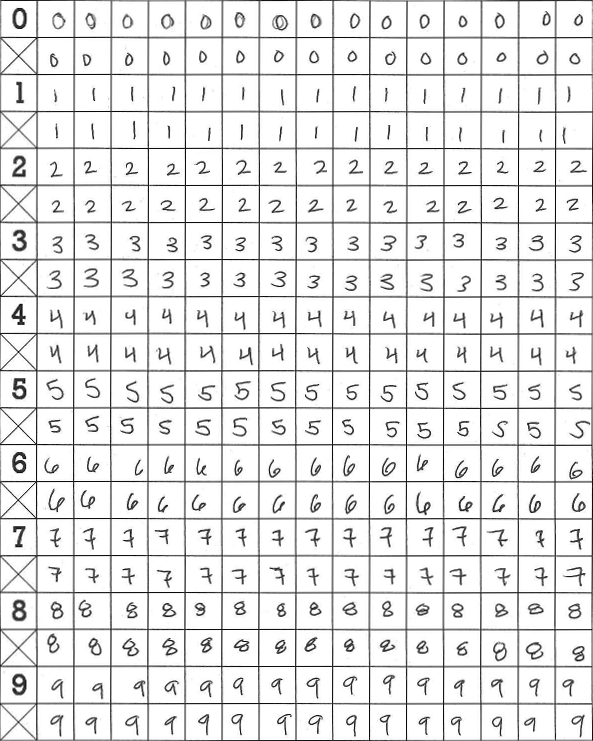
#> input picture test/digits1.png, 593 x 741 px
$ python cropdigits.py
#> lines starting #> are read from the running program, lines starting #| are printed output that depends on the picture
# author: Asher Bernardi
from PIL import Image, ImageOps

def parseCellGrayscales(cell):
	grayscales = ''
	pixels = cell.load()
	for row in range(cell.height):
		for col in range(cell.width):
			# We invert the grayscales so that the black indicates positive
			# direction in the data vector
			# We can take the first RGB integer [0], since it is graysc
			grayscales += str(255 - pixels[col,row][0])
			if row != cell.height - 1 or col != cell.width - 1:
				grayscales += ','
	return grayscales + '\n'

def cropAndParse(image, data_file, target_file):
	coords = (40,3,62,35)
	for row in range(3,741,37):
		for col in range(40,593,37):
			cell = image.crop((col,row,col+32,row+32))
			data_file.write(parseCellGrayscales(cell))
	for i in range(10):
		targets = ''
		for j in range(30):
			targets += str(i) + '\n'
		target_file.write(targets)

csv_data = open('digits.data', 'w+')
csv_target = open('digits.target', 'w+')

digits = Image.open('digits1.png')
#> digits is the input picture: PIL image 593x741 RGBA; mean R, G, B, A 230.5, 230.5, 230.5, 255
cropAndParse(digits, csv_data, csv_target)
digits.close()
digits = Image.open('digits2.png')
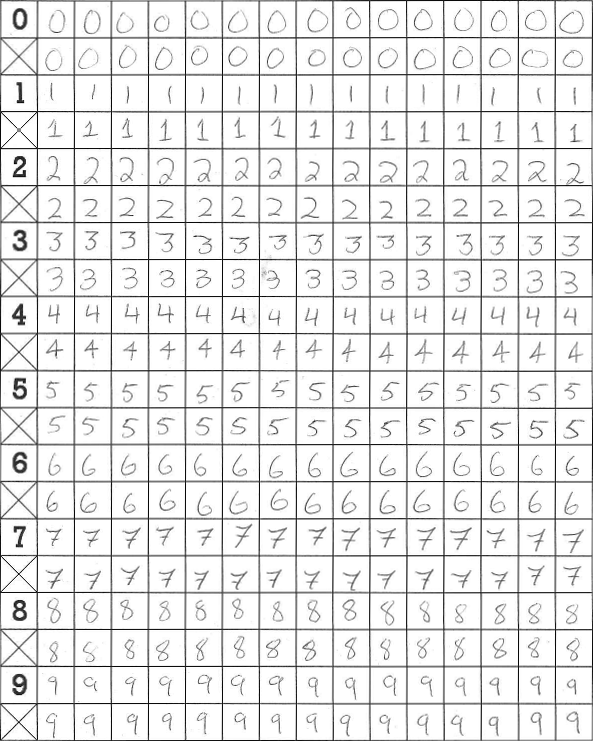
#> input picture test/digits2.png, 593 x 741 px
#> digits is the input picture: PIL image 593x741 RGB; min 0, max 255, mean 233.2
cropAndParse(digits, csv_data, csv_target)
digits.close()
digits = Image.open('digits3.png')
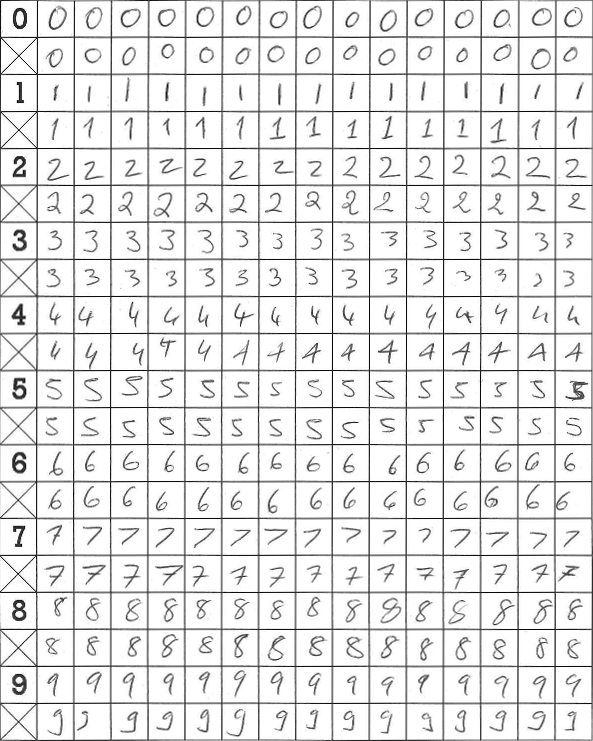
#> input picture test/digits3.png, 593 x 741 px
#> digits is the input picture: PIL image 593x741 RGB; min 0, max 255, mean 230.9
cropAndParse(digits, csv_data, csv_target)
digits.close()
digits = Image.open('digits4.png')
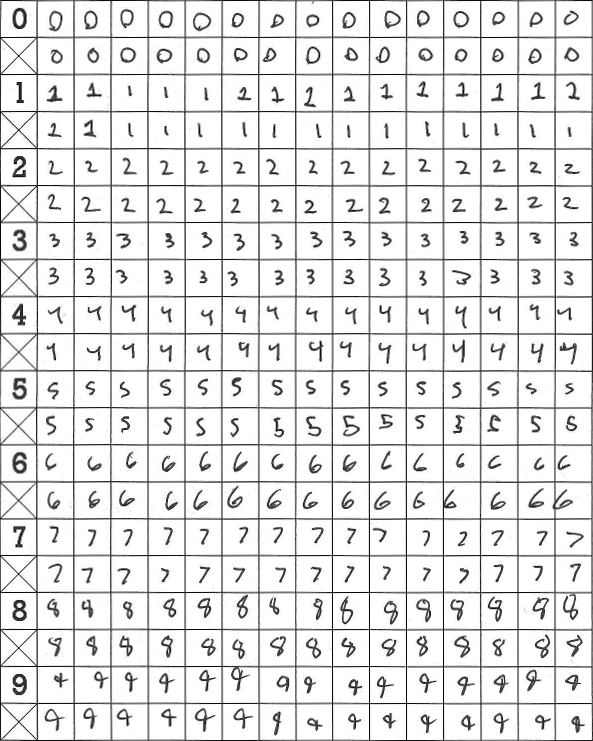
#> input picture test/digits4.png, 593 x 741 px
#> digits is the input picture: PIL image 593x741 RGB; min 0, max 255, mean 228.6
cropAndParse(digits, csv_data, csv_target)
digits.close()

# Now we try with 16x16 pictures
def cropAndParse(image, data_file, target_file):
	coords = (40,3,62,35)
	for row in range(3,741,37):
		for col in range(40,593,37):
			cell = image.crop((col,row,col+32,row+32))
			cell = cell.resize((16,16))
			data_file.write(parseCellGrayscales(cell))
	for i in range(10):
		targets = ''
		for j in range(30):
			targets += str(i) + '\n'
		target_file.write(targets)

csv_data = open('digits16.data', 'w+')
csv_target = open('digits16.target', 'w+')

digits = Image.open('digitsline1.png')
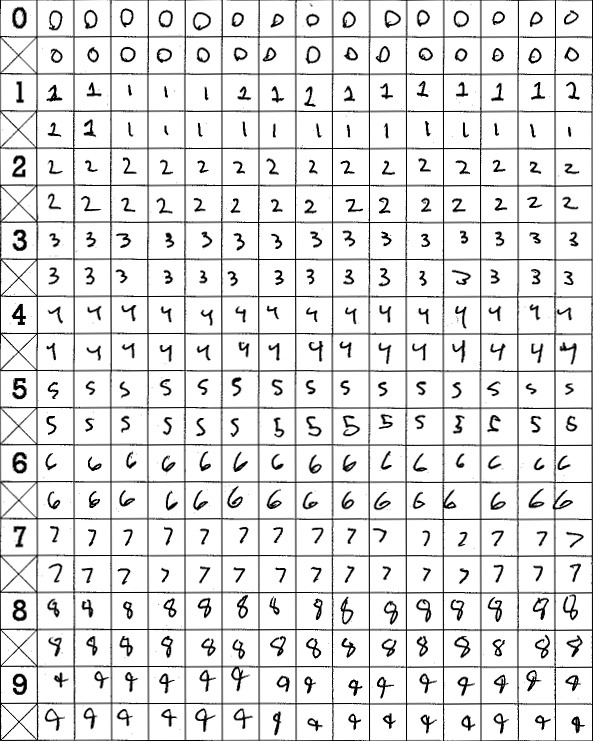
#> input picture test/digitsline1.png, 593 x 741 px
#> digits is the input picture: PIL image 593x741 RGB; min 0, max 255, mean 226.6
cropAndParse(digits, csv_data, csv_target)
#> after the loop in cropAndParse, `for row in range(3,741,37):`:
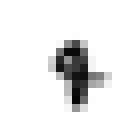
#> cell: PIL image 16x16 RGB (shown 8 times larger); min 5, max 255, mean 232.9
digits.close()
digits = Image.open('digitsline2.png')
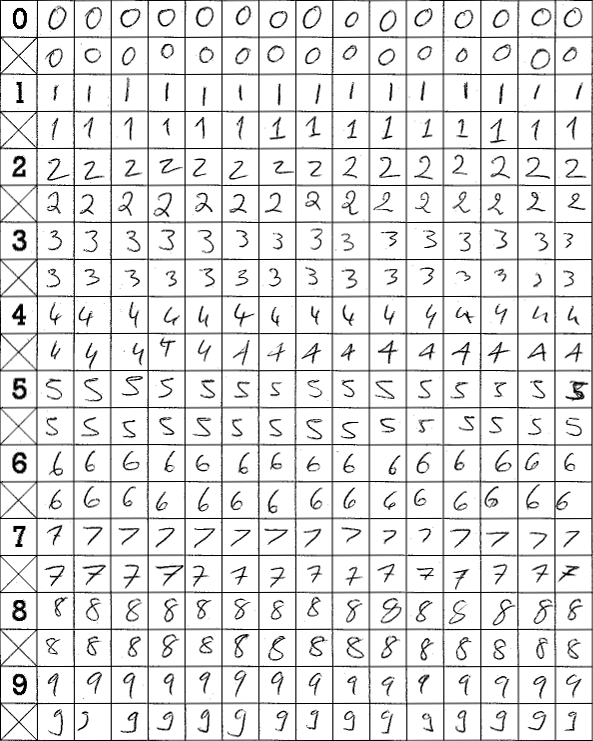
#> input picture test/digitsline2.png, 593 x 741 px
#> digits is the input picture: PIL image 593x741 RGB; min 0, max 255, mean 227.9
cropAndParse(digits, csv_data, csv_target)
#> after the loop in cropAndParse (call 2), `for row in range(3,741,37):`:
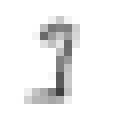
#> cell: PIL image 16x16 RGB (shown 8 times larger); min 64, max 255, mean 241.9
digits.close()
#> (the run stopped early here; a loop or call above may not have finished)
